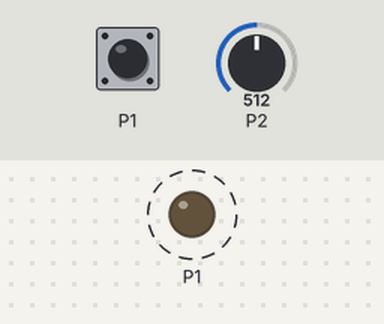
Simulated run of this program. Board: BBC micro:bit running MicroPython. On the bench: output pins drawn as LEDs (lit = HIGH). Dashed ring = blinking. The inputs (shaded band) are chosen by the test bench; at power-on: P1 LOW, P2 = 512 (analog values on the 0–1023 scale).

Above: at 0.94 s.
1.3 s: P1 pulled HIGH for 3.2 s
At 1.33 s:
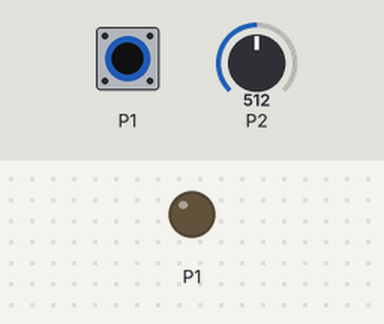
7.5 s: P1 pulled HIGH for 3.2 s
13.7 s: P1 pulled HIGH for 3.2 s
19.9 s: P1 pulled HIGH for 3.2 s
Timing chart, 0 to 27.1 s (numbered marks = the images above; inputs shaded):
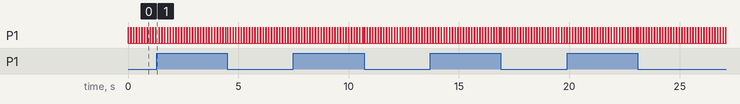

Measured:
- by itself, P1: alternates HIGH for 0.01 s and LOW for 0.11 s

The program:

deco1013_ass.py
```python
from microbit import *
import utime
import music

class Rangefinder:
    def __init__(self, pin):
        '''Setup a rangefinder on the specified pin'''
        self.pin = pin

    def distance_cm(self):
        '''Returns the distance from a rangefinder in cm'''
        self.pin.write_digital(0)
        utime.sleep_us(10000)
        self.pin.write_digital(1)
        utime.sleep_us(10000)
        self.pin.write_digital(0)
        init = utime.ticks_us()
        stop = init
        start = init
        flag = False
        timeout = 100000

        while not self.pin.read_digital():
            if utime.ticks_us() - init > timeout:
                return -1

        start = utime.ticks_us()

        while self.pin.read_digital():
            if utime.ticks_us() - start > timeout:
                return -1

        stop = utime.ticks_us()
        distance = (stop - start) * 343 / 20000
        return distance

rf = Rangefinder(pin1)
# Available notes for the music playing
notes = ['c', 'd', 'e', 'f', 'g', 'a', 'b']
# Status of the user
status = 'not sitting'
# This records the time when the system first detects the user not sitting properly
leaving_start = 0

# The device will keep running automatically
while True:
    # The value of the rotary sensor
    val = pin2.read_analog()
    # The device between the detected object and the ultrasonic sensor
    dist = rf.distance_cm()
    # If the distance is less than 5cm, the user is sitting properly
    if dist < 5:
        status = 'sitting'
    # If the distance is more than 40cm, the user is away from the chair
    elif dist > 40:
        status = 'not sitting'
    # Otherwise, the user is not sitting properly
    else:
        # Case when the system first detects the user leaving the backrest
        if status == 'sitting':
            status = 'leaving'
            # Record the first detection time for later use
            leaving_start = utime.ticks_ms()
        elif status == 'leaving':
            # Update how long the user has not been sitting properly
            leaving_time = utime.ticks_ms() - leaving_start
            # Case when the user is not sitting properly for more than 3 seconds
            if leaving_time  >= 3000:
                # The key depends on the angle of the rotary sensor
                key = int(val/206) + 1
                # The note depends on the distance between the user's back and the device
                note_id = int((dist - 5) / 5)
                # The sound will be produced most frequently after 10s of not sitting properly
                if leaving_time > 10000:
                    duration = '1'
                else:
                    # The longer time the user does not sit properly, the more frequently the sound is produced
                    duration = str((int((11000-leaving_time)/1000)))
                # Construct and play the sound
                sound = notes[note_id] + str(key) + ':' + duration
                music.play(sound, loop=False)
        # Case when the user starts to sit down
        elif status == 'not sitting':
            status = 'sitting'
```
